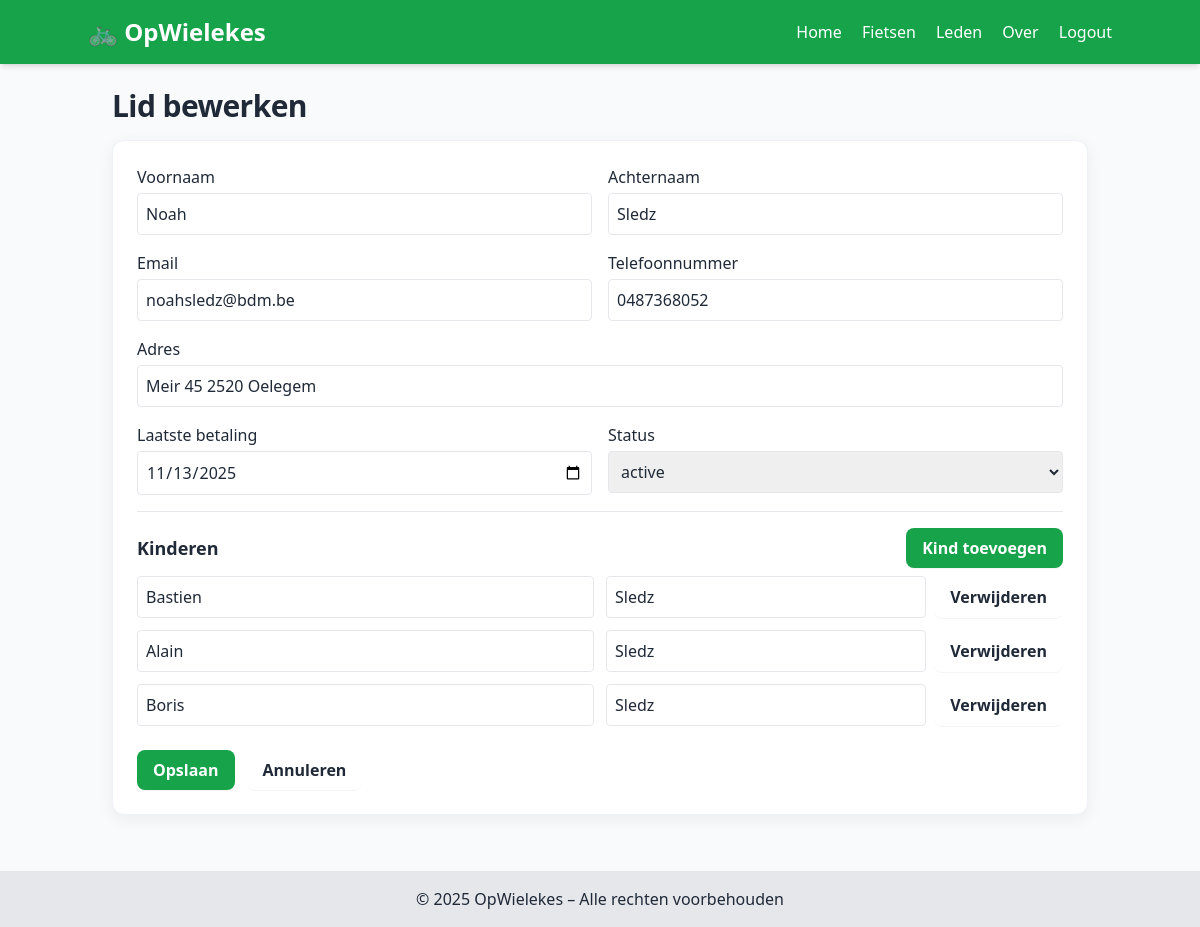
/members/9c779a65-4595-458e-8751-9addcd56c2f1/edit (signed in), run on the app's committed database.
### models.py (models this page shows)
class Member(db.Model):
    __tablename__ = 'member'
    member_id = db.Column(db.String, primary_key=True, default=gen_uuid)
    created_at = db.Column(db.DateTime, default=datetime.utcnow)
    first_name = db.Column(db.String(100), nullable=False)
    last_name = db.Column(db.String(100), nullable=False)
    email = db.Column(db.String(120))
    phone = db.Column(db.String(30))
    address = db.Column(db.String(255))
    last_payment = db.Column(db.Date)
    status = db.Column(db.String(20), default='active')  # active | inactive | paused
    children = db.relationship('Child', backref='member', cascade='all, delete-orphan', lazy=True)

class Child(db.Model):
    __tablename__ = 'child'
    child_id = db.Column(db.String, primary_key=True, default=gen_uuid)
    member_id = db.Column(db.String, db.ForeignKey('member.member_id'), nullable=False)
    first_name = db.Column(db.String(100), nullable=False)
    last_name = db.Column(db.String(100), nullable=False)

### routes.py (the view)
    def wrapper(*args, **kwargs):
        if not session.get('user_id'):
            return redirect(url_for('main.login'))
        return view(*args, **kwargs)

### routes.py (called while the page is built, shortened)
def login_required(view):
    def wrapper(*args, **kwargs):
        if not session.get('user_id'):
            return redirect(url_for('main.login'))
        return view(*args, **kwargs)
    wrapper.__name__ = view.__name__
    return wrapper

@main.route('/members/<member_id>/edit', methods=['GET', 'POST'])
@login_required
def members_edit(member_id):
    member = Member.query.get_or_404(member_id)
    return render_template('member_form.html', mode='edit', member=member)

### templates/member_form.html (shortened to what this page needs)
{% extends "base.html" %}
{% block content %}
<h2 class="section-title text-2xl md:text-3xl font-semibold mb-4">{{ 'Nieuw lid' if mode == 'new' else 'Lid bewerken' }}</h2>
<form method="POST" class="card p-6 space-y-4">
  <div class="grid grid-cols-1 md:grid-cols-2 gap-4">
    <div>
      <label class="block mb-1 font-medium">Voornaam</label>
      <input name="first_name" type="text" class="border w-full rounded p-2 focus:outline-none focus:ring-2 focus:ring-green-200" value="{{ member.first_name if member else '' }}" required>
    </div>
    <div>
      <label class="block mb-1 font-medium">Achternaam</label>
      <input name="last_name" type="text" class="border w-full rounded p-2 focus:outline-none focus:ring-2 focus:ring-green-200" value="{{ member.last_name if member else '' }}" required>
    </div>
    <div>
      <label class="block mb-1 font-medium">Email</label>
      <input name="email" type="email" class="border w-full rounded p-2 focus:outline-none focus:ring-2 focus:ring-green-200" value="{{ member.email if member else '' }}">
    </div>
    <div>
      <label class="block mb-1 font-medium">Telefoonnummer</label>
      <input name="phone" type="text" class="border w-full rounded p-2 focus:outline-none focus:ring-2 focus:ring-green-200" value="{{ member.phone if member else '' }}">
    </div>
    <div class="md:col-span-2">
      <label class="block mb-1 font-medium">Adres</label>
      <input name="address" type="text" class="border w-full rounded p-2 focus:outline-none focus:ring-2 focus:ring-green-200" value="{{ member.address if member else '' }}">
    </div>
    <div>
      <label class="block mb-1 font-medium">Laatste betaling</label>
      <input name="last_payment" type="date" class="border w-full rounded p-2 focus:outline-none focus:ring-2 focus:ring-green-200" value="{{ member.last_payment.strftime('%Y-%m-%d') if member and member.last_payment else '' }}">
    </div>
    <div>
      <label class="block mb-1 font-medium">Status</label>
      <select name="status" class="border w-full rounded p-2 focus:outline-none focus:ring-2 focus:ring-green-200">
        {% set st = (member.status if member else 'active') %}
        <option value="active" {{ 'selected' if st=='active' else '' }}>active</option>
      </select>
    </div>
  </div>
  <div class="pt-4 border-t">
    <div class="flex items-center justify-between mb-2">
      <h3 class="text-lg font-semibold">Kinderen</h3>
      <button type="button" id="add-child" class="btn btn-primary">Kind toevoegen</button>
    </div>
  <div id="children-list" class="space-y-3">
      {% if member and member.children %}
        {% for c in member.children %}
        <div class="grid grid-cols-1 md:grid-cols-2 gap-3 items-center">
          <input name="child_first_name[]" placeholder="Voornaam" class="border w-full rounded p-2 focus:outline-none focus:ring-2 focus:ring-green-200" value="{{ c.first_name }}">
          <div class="flex gap-2">
            <input name="child_last_name[]" placeholder="Achternaam" class="flex-1 border rounded p-2 focus:outline-none focus:ring-2 focus:ring-green-200" value="{{ c.last_name }}">
            <button type="button" class="btn remove-child">Verwijderen</button>
          </div>
        </div>
        {% endfor %}
      {% endif %}
    </div>
  </div>
  <div class="flex items-center gap-3 pt-2">
    <button class="btn btn-primary">{{ 'Aanmaken' if mode == 'new' else 'Opslaan' }}</button>
    <a class="btn" href="{{ url_for('main.members_list') }}">Annuleren</a>
  </div>
</form>
{% endblock %}

### static/css/styles.css (style rules this page uses)
:root { --brand: #16a34a; --brand-700: #15803d; --ink: #1f2937; --muted: #6b7280; --ring: rgba(22, 163, 74, 0.25); }
* { -webkit-tap-highlight-color: transparent; }
html { scroll-behavior: smooth; }
body { color: var(--ink); }
.card { background: #fff; border: 1px solid #eef2f7; border-radius: 0.75rem; box-shadow: 0 4px 16px rgba(2, 6, 23, 0.06); overflow: hidden; transition: transform 220ms ease, box-shadow 220ms ease, border-color 220ms ease; }
.btn { display: inline-flex; align-items: center; justify-content: center; gap: 0.5rem; padding: 0.5rem 1rem; border-radius: 0.5rem; font-weight: 600; transition: background-color 180ms ease, color 180ms ease, box-shadow 180ms ease, transform 120ms ease; box-shadow: 0 1px 0 rgba(0,0,0,0.04); }
.btn-primary { color: #fff; background: var(--brand); }
.section-title { letter-spacing: -0.02em; }

### data on the page
Member: first_name "Noah", last_name "Sledz", email "noahsledz@bdm.be", phone "0487368052", address "Meir 45 2520 Oelegem", last_payment "11/13/2025"
Child: first_name "Bastien", last_name "Sledz"
Child: first_name "Alain", last_name "Sledz"
Child: first_name "Boris", last_name "Sledz"

### other printed values
{{ 'Nieuw lid' if mode == 'new' else 'Lid bewerken' }} "Lid bewerken"
{{ 'Aanmaken' if mode == 'new' else 'Opslaan' }} "Opslaan"
